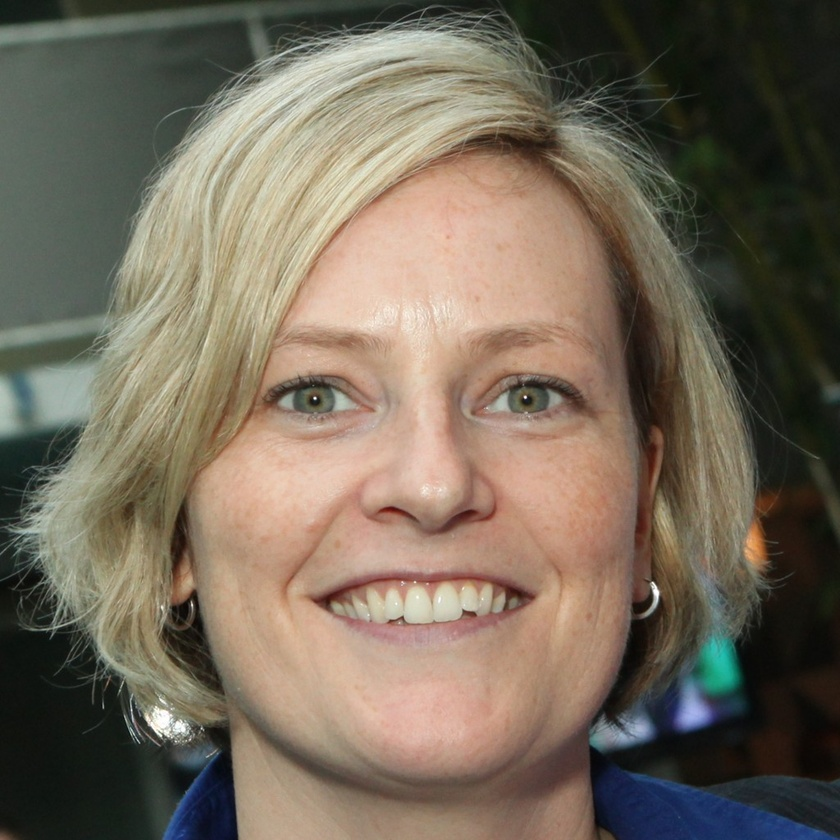
#> input picture data/real_face.jpg, 840 x 840 px, shrunk from 1024 x 1024 before the run
$ python analisis_fourier.py
#> lines starting #> are read from the running program, lines starting #| are printed output that depends on the picture
"""
VeriSight - Prueba de Concepto (PoC)
------------------------------------
Detección de Deepfakes mediante Análisis Espectral (2D DFT)

Este script procesa imágenes reales y generadas por IA para extraer
su firma matemática en el dominio de la frecuencia, evidenciando las
diferencias estructurales producidas por las redes generativas (GANs).
"""

import cv2
import numpy as np
import matplotlib.pyplot as plt
import os

def calcular_espectro_frecuencia(ruta_imagen):
    """
    Aplica la 2D DFT y un filtro de paso alto para aislar
    las altas frecuencias (donde reside el ruido de la IA).
    """
#> called with ruta_imagen = '../data/real_face.jpg'
    # =========================================================================
    # 1. MÓDULO DE INGESTA Y PREPROCESAMIENTO
    # =========================================================================

    # Cargamos la imagen directamente en escala de grises para eliminar la
    # información de color y quedarnos con la intensidad lumínica estructural.
    img_espacial = cv2.imread(ruta_imagen, cv2.IMREAD_GRAYSCALE)
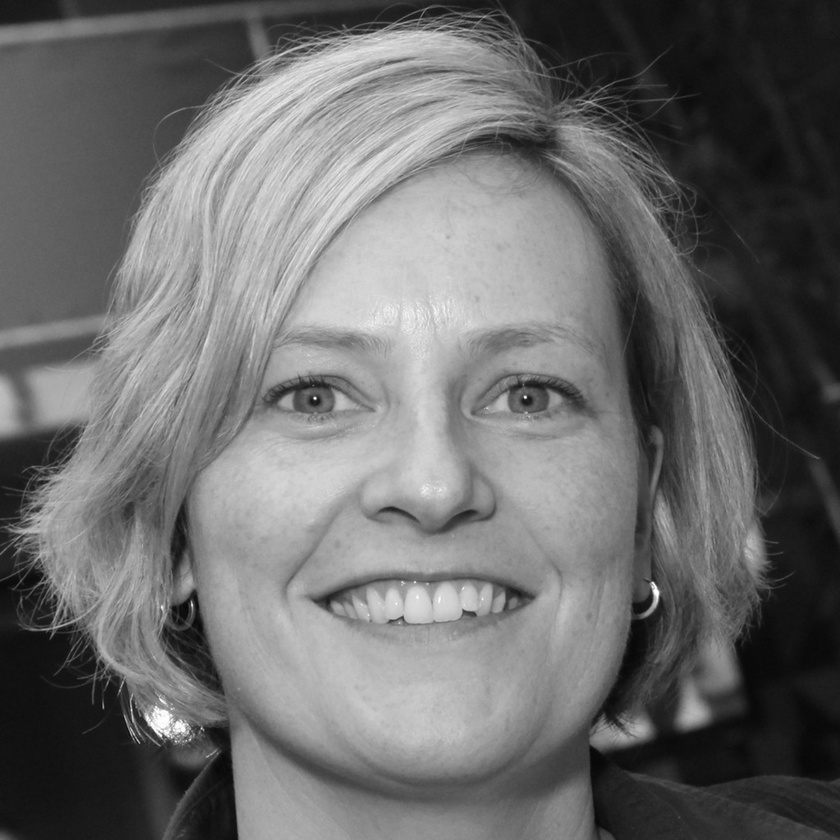
#> img_espacial: shape (840, 840); min 5, max 255, mean 107.7
    if img_espacial is None:
        raise FileNotFoundError(f"No se pudo encontrar o cargar la imagen en: {ruta_imagen}")

    # =========================================================================
    # 2. ACONDICIONAMIENTO DE LA SEÑAL (VENTANA DE HANN)
    # =========================================================================

    # Para evitar la "cruz" brillante en el espectro causada por el salto brusco
    # en los bordes de la imagen, aplicamos una ventana de Hann que difumina
    # perimetralmente la imagen hacia el negro absoluto de forma progresiva.
    filas, columnas = img_espacial.shape
#> filas = 840; columnas = 840
    ventana_x = np.hanning(columnas)
    ventana_y = np.hanning(filas)
    ventana_2d = np.outer(ventana_y, ventana_x)

    img_suavizada = img_espacial * ventana_2d
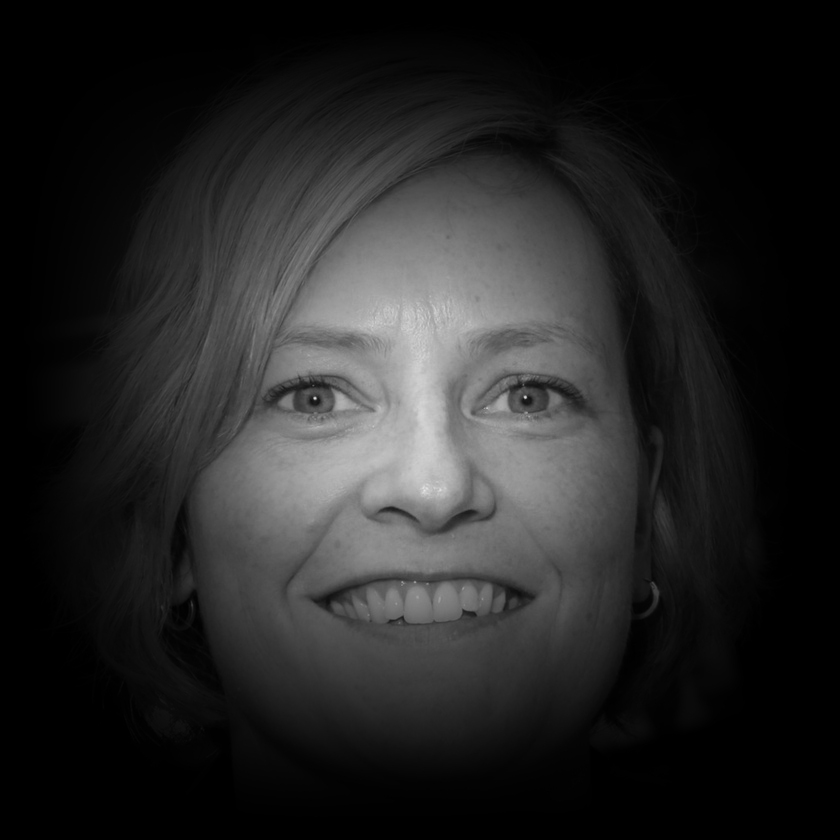
#> img_suavizada: shape (840, 840) float64; min 0, max 231, mean 37.2

    # =========================================================================
    # 3. MÓDULO DE EXTRACCIÓN MATEMÁTICA (ANÁLISIS FRECUENCIAL)
    # =========================================================================

    # np.fft.fft2 aplica la Transformada Rápida de Fourier en 2 dimensiones.
    f = np.fft.fft2(img_suavizada)

    # fftshift mueve el componente de frecuencia cero (iluminación media) al centro.
    fshift = np.fft.fftshift(f)

    # =========================================================================
    # 4. FILTRO DE FEATURES (AISLAMIENTO DE ALTAS FRECUENCIAS)
    # =========================================================================

    # Calculamos el centro exacto de la matriz.
    centro_x, centro_y = filas // 2, columnas // 2
#> centro_x = 420; centro_y = 420
    radio_filtro = 30 # Tamaño del círculo central a bloquear (bajas frecuencias)

    # Creamos una máscara circular.
    x, y = np.ogrid[:filas, :columnas]
#> x = 840 values from 0 to 839
    mascara = (x - centro_x)**2 + (y - centro_y)**2 <= radio_filtro**2

    # Aplicamos la máscara: asignamos 1 al centro para que, al aplicar el
    # logaritmo en el siguiente paso (log(1) = 0), el centro quede completamente oscuro,
    # permitiendo que el ruido sintético de los bordes destaque visualmente.
    fshift[mascara] = 1

    # Calculamos el espectro de magnitud en escala logarítmica para visualizarlo.
    espectro_magnitud = 20 * np.log(np.abs(fshift) + 1)
#> call 2 of calcular_espectro_frecuencia, with ruta_imagen = '../data/ai_face.jpg'
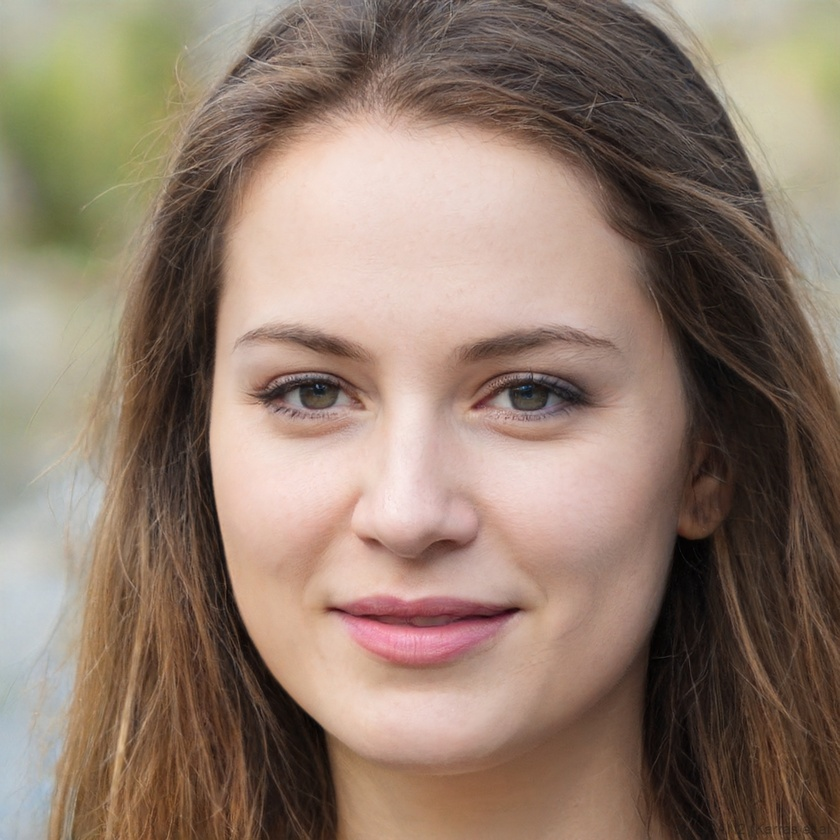
#> input picture data/ai_face.jpg, 840 x 840 px, shrunk from 1024 x 1024 before the run
#> in calcular_espectro_frecuencia (call 2), `img_espacial = cv2.imread(ruta_imagen, cv2.IMREAD_GRAYSCALE)`:
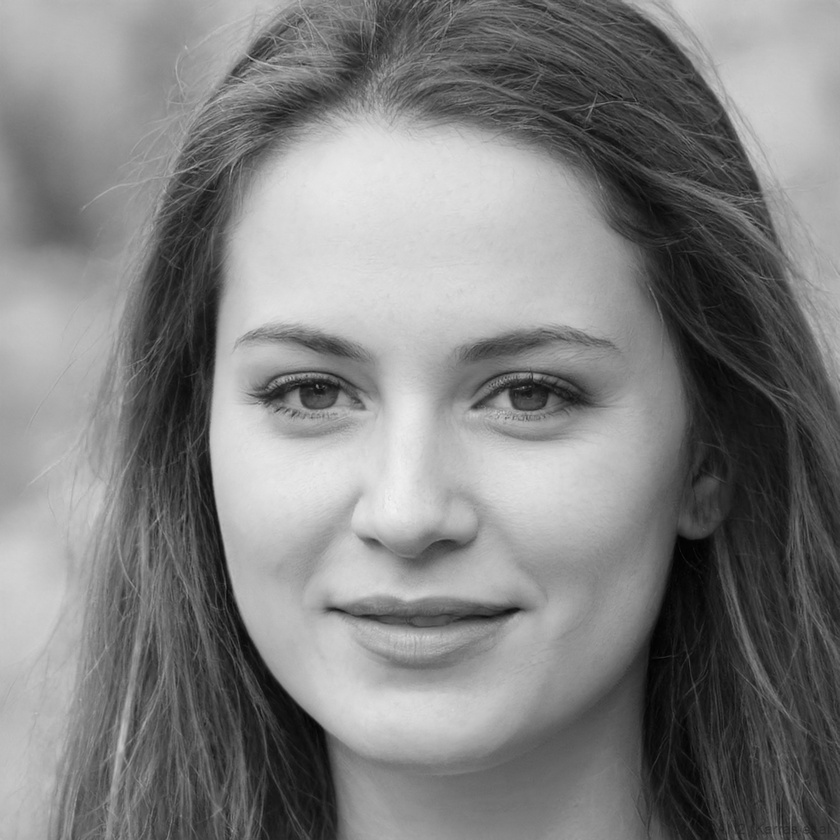
#> img_espacial: shape (840, 840); min 0, max 244, mean 128.2
#> in calcular_espectro_frecuencia (call 2), `img_suavizada = img_espacial * ventana_2d`:
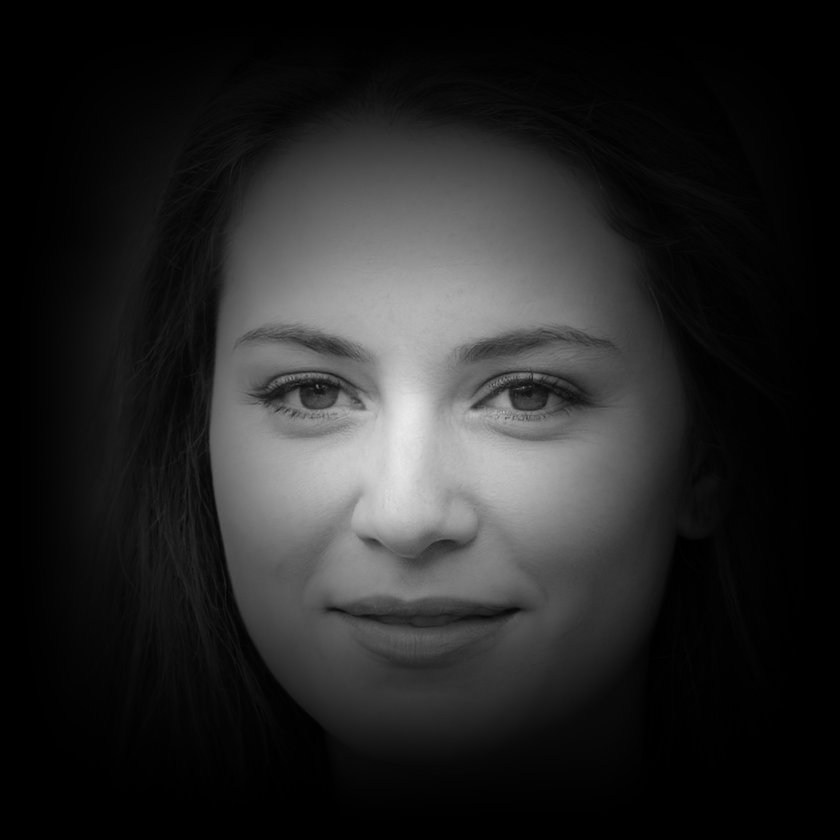
#> img_suavizada: shape (840, 840) float64; min 0, max 233.6, mean 38.6
#> in calcular_espectro_frecuencia (call 2), `espectro_magnitud = 20 * np.log(np.abs(fshift) + 1)`:
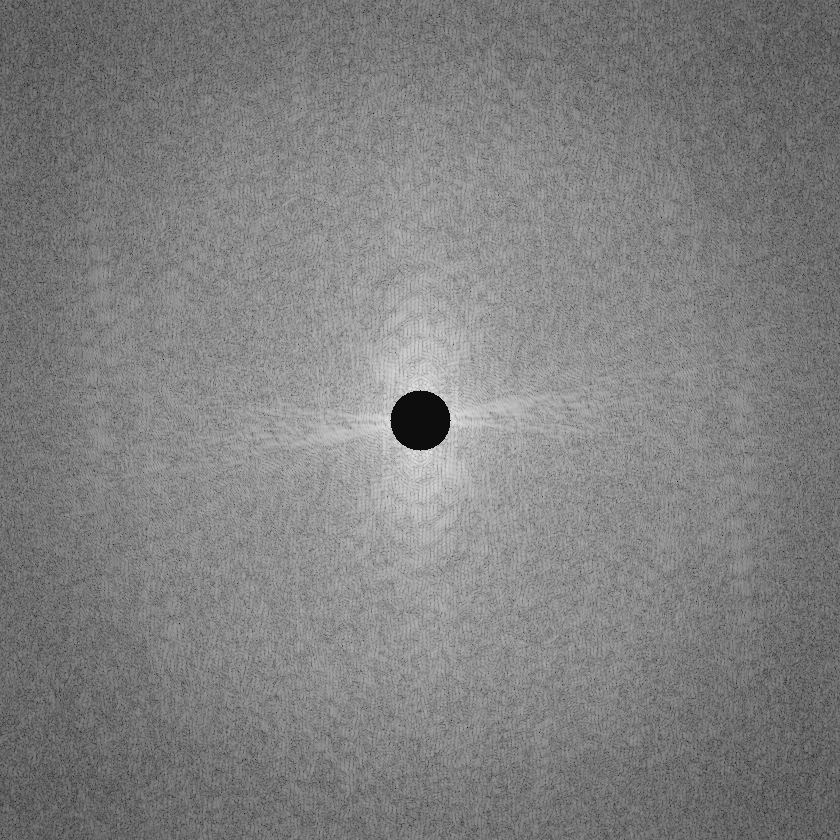
#> espectro_magnitud: shape (840, 840) float64; min 9.52, max 226.1, mean 128.6

    return img_espacial, espectro_magnitud

def visualizar_comparativa(img_real, espectro_real, img_ai, espectro_ai):
    """
    Genera un panel (subplot) para comparar visualmente los espectros
    de frecuencia de la imagen real frente a la sintética.
    """
    plt.figure(figsize=(12, 10))

    # --- FILA 1: ANÁLISIS DE LA IMAGEN REAL ---
    plt.subplot(2, 2, 1)
    plt.imshow(img_real, cmap='gray')
    plt.title('Imagen Real (Humana)')
    plt.axis('off')

    plt.subplot(2, 2, 2)
    plt.imshow(espectro_real, cmap='magma')
    plt.title('Espectro 2D DFT (Distribución Orgánica)')
    plt.axis('off')

    # --- FILA 2: ANÁLISIS DE LA IMAGEN DE INTELIGENCIA ARTIFICIAL ---
    plt.subplot(2, 2, 3)
    plt.imshow(img_ai, cmap='gray')
    plt.title('Imagen Sintética (Generada por IA)')
    plt.axis('off')

    plt.subplot(2, 2, 4)
    plt.imshow(espectro_ai, cmap='magma')
    plt.title('Espectro 2D DFT (Artefactos Sintéticos Revelados)')
    plt.axis('off')

    plt.tight_layout()
    plt.suptitle("VeriSight PoC: Aislamiento de Altas Frecuencias", fontsize=16, y=1.02)

    plt.savefig('comparativa_espectros.png', dpi=300, bbox_inches='tight')
    plt.show()

if __name__ == "__main__":
    # =========================================================================
    # EJECUCIÓN PRINCIPAL DEL SCRIPT
    # =========================================================================

    ruta_real = os.path.join('..', 'data', 'real_face.jpg')
    ruta_ai = os.path.join('..', 'data', 'ai_face.jpg')

    try:
        print("[*] Iniciando motor de análisis VeriSight...")

        print("[1/3] Extrayendo huella espectral de la imagen real...")
        img_real, esp_real = calcular_espectro_frecuencia(ruta_real)

        print("[2/3] Extrayendo huella espectral de la imagen sintética...")
        img_ai, esp_ai = calcular_espectro_frecuencia(ruta_ai)

        print("[3/3] Generando cuadro de mando visual...")
        visualizar_comparativa(img_real, esp_real, img_ai, esp_ai)

        print("[+] ¡Proceso completado con éxito! Archivo 'comparativa_espectros.png' guardado.")

    except Exception as e:
        print(f"[-] Error durante la ejecución: {e}")
